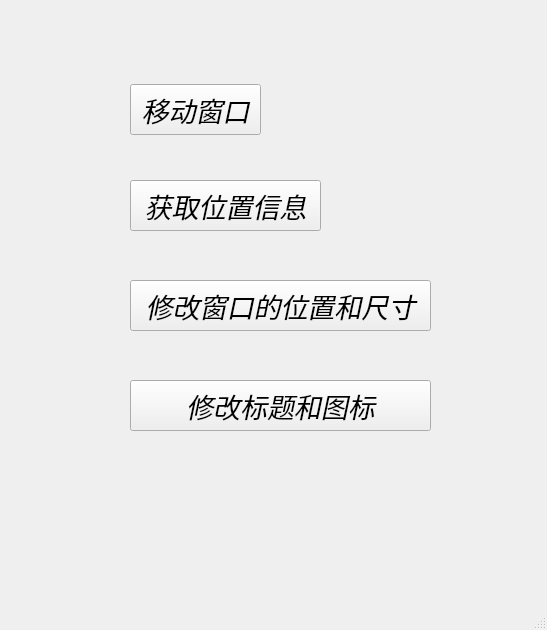
<?xml version="1.0" encoding="UTF-8"?>
<ui version="4.0">
 <class>MainWindow</class>
 <widget class="QMainWindow" name="MainWindow">
  <property name="geometry">
   <rect>
    <x>0</x>
    <y>0</y>
    <width>547</width>
    <height>630</height>
   </rect>
  </property>
  <property name="windowTitle">
   <string>MainWindow</string>
  </property>
  <widget class="QWidget" name="centralwidget">
   <widget class="QPushButton" name="moveBtn">
    <property name="geometry">
     <rect>
      <x>130</x>
      <y>84</y>
      <width>131</width>
      <height>51</height>
     </rect>
    </property>
    <property name="font">
     <font>
      <pointsize>20</pointsize>
      <italic>true</italic>
     </font>
    </property>
    <property name="text">
     <string>移动窗口</string>
    </property>
   </widget>
   <widget class="QPushButton" name="positionBtn">
    <property name="geometry">
     <rect>
      <x>130</x>
      <y>180</y>
      <width>191</width>
      <height>51</height>
     </rect>
    </property>
    <property name="font">
     <font>
      <pointsize>20</pointsize>
      <italic>true</italic>
     </font>
    </property>
    <property name="text">
     <string>获取位置信息</string>
    </property>
   </widget>
   <widget class="QPushButton" name="geometryBtn">
    <property name="geometry">
     <rect>
      <x>130</x>
      <y>280</y>
      <width>301</width>
      <height>51</height>
     </rect>
    </property>
    <property name="font">
     <font>
      <pointsize>20</pointsize>
      <italic>true</italic>
     </font>
    </property>
    <property name="text">
     <string>修改窗口的位置和尺寸</string>
    </property>
   </widget>
   <widget class="QPushButton" name="modifyBtn">
    <property name="geometry">
     <rect>
      <x>130</x>
      <y>380</y>
      <width>301</width>
      <height>51</height>
     </rect>
    </property>
    <property name="font">
     <font>
      <pointsize>20</pointsize>
      <italic>true</italic>
     </font>
    </property>
    <property name="text">
     <string>修改标题和图标</string>
    </property>
   </widget>
  </widget>
  <widget class="QMenuBar" name="menubar">
   <property name="geometry">
    <rect>
     <x>0</x>
     <y>0</y>
     <width>547</width>
     <height>27</height>
    </rect>
   </property>
  </widget>
  <widget class="QStatusBar" name="statusbar"/>
 </widget>
 <resources/>
 <connections/>
</ui>
